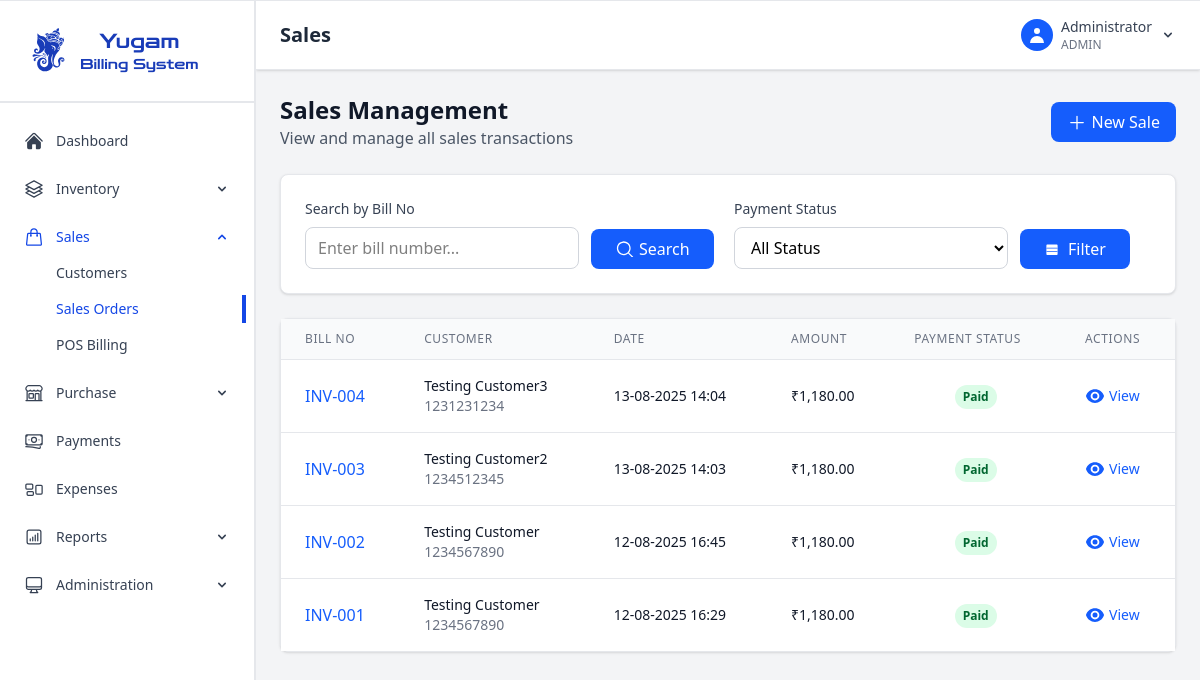
The page /sales (signed in) on the database as committed earlier.
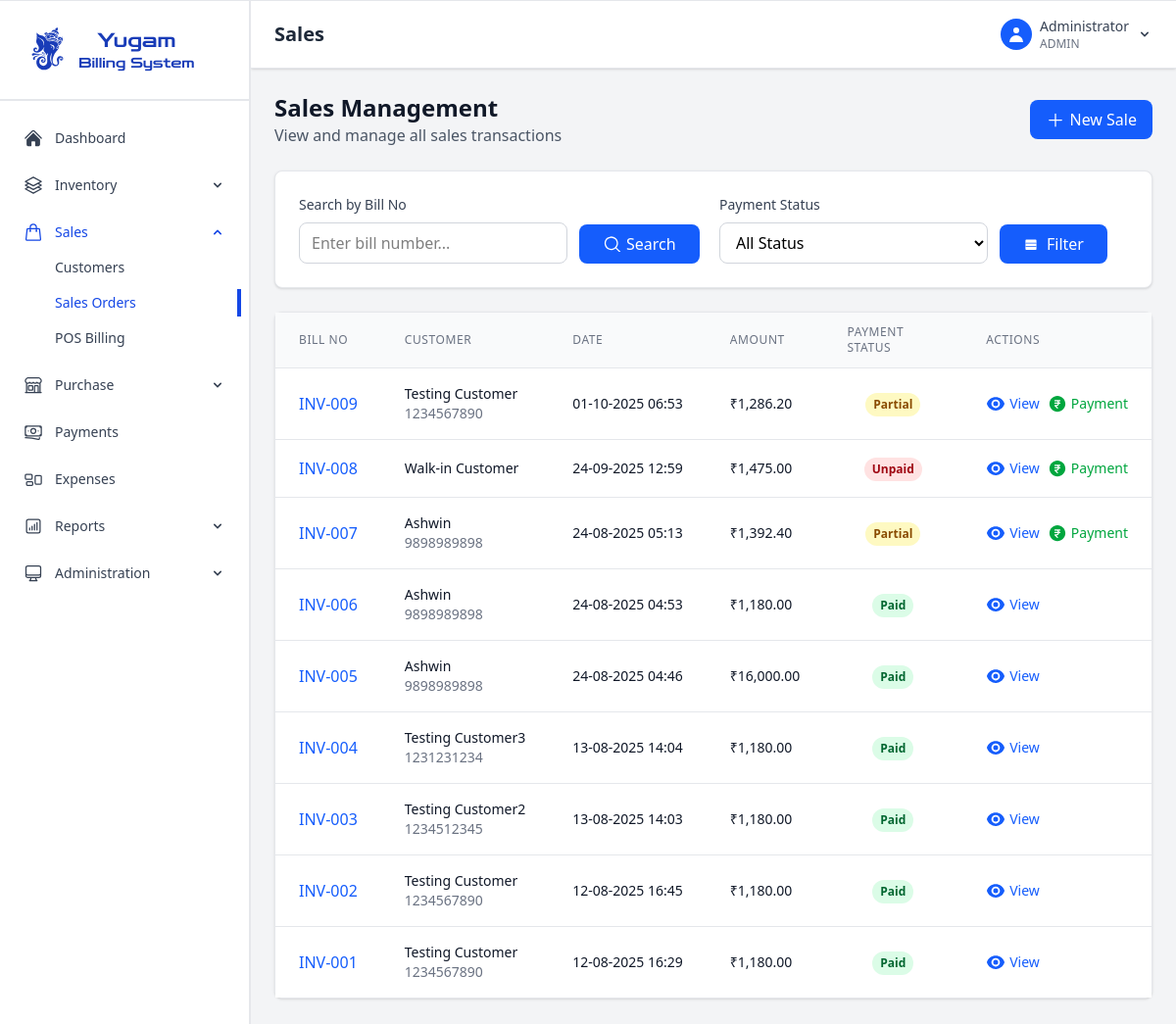
The same page on the database as committed later.
### app.py (models this page shows)
class Invoice(db.Model):
    id = db.Column(db.Integer, primary_key=True)
    bill_no = db.Column(db.String(20), unique=True, nullable=False)
    customer_id = db.Column(db.Integer, db.ForeignKey('customer.id'))
    total_amount = db.Column(db.Float, nullable=False)
    discount = db.Column(db.Float, default=0)
    cgst = db.Column(db.Float, default=0)
    sgst = db.Column(db.Float, default=0)
    igst = db.Column(db.Float, default=0)
    final_amount = db.Column(db.Float, nullable=False)
    payment_status = db.Column(db.String(20), default='unpaid')  # paid, partial, unpaid
    created_at = db.Column(db.DateTime, default=datetime.utcnow)
    customer = db.relationship('Customer', backref='invoices')

class Customer(db.Model):
    id = db.Column(db.Integer, primary_key=True)
    name = db.Column(db.String(100), nullable=False)
    mobile_number = db.Column(db.String(15), unique=True, nullable=False)
    email = db.Column(db.String(100))
    address = db.Column(db.Text)
    created_at = db.Column(db.DateTime, default=datetime.utcnow)

### app.py (the view)
@app.route('/sales')
@login_required
def sales():
    page = request.args.get('page', 1, type=int)
    search = request.args.get('search', '', type=str)
    status = request.args.get('status', '', type=str)
    query = Invoice.query.order_by(Invoice.created_at.desc())
    if search:
        query = query.filter(Invoice.bill_no.contains(search))
    if status:
        query = query.filter(Invoice.payment_status==status)
    sales = query.paginate(page=page, per_page=10, error_out=False)
    return render_template('sales.html', sales=sales, search=search,status=status)

### app.py (called while the page is built)
@login_manager.user_loader
def load_user(user_id):
    return User.query.get(int(user_id))

@app.context_processor
def inject_datetime():
    return {'datetime': datetime}

### templates/sales.html (shortened to what the changed rows need)
{% extends "base.html" %}
{% block page_title %}Sales{% endblock %}
{% block content %}
<div>
    <div class="mb-6">
        <div class="flex justify-between items-center">
            <div>
                <h1 class="text-2xl font-bold text-gray-900">Sales Management</h1>
            </div>
        </div>
    </div>
    <div class="bg-white rounded-lg shadow-sm border border-gray-200">
        <div class="overflow-x-auto">
            <table class="min-w-full divide-y divide-gray-200">
                <thead class="bg-gray-50">
                    <tr>
                        <th class="px-6 py-3 text-left text-xs font-medium text-gray-500 uppercase tracking-wider">Bill No</th>
                        <th class="px-6 py-3 text-left text-xs font-medium text-gray-500 uppercase tracking-wider">Customer</th>
                        <th class="px-6 py-3 text-left text-xs font-medium text-gray-500 uppercase tracking-wider">Date</th>
                        <th class="px-6 py-3 text-left text-xs font-medium text-gray-500 uppercase tracking-wider">Amount</th>
                        <th class="px-6 py-3 text-left text-xs font-medium text-gray-500 uppercase tracking-wider">Payment Status</th>
                        <th class="px-6 py-3 text-left text-xs font-medium text-gray-500 uppercase tracking-wider">Actions</th>
                    </tr>
                </thead>
                <tbody class="bg-white divide-y divide-gray-200">
                    {% for sale in sales.items %}
                    <tr class="hover:bg-gray-50">
                        <td class="px-6 py-4 whitespace-nowrap">
                            <button onclick="viewSaleDetails({{ sale.id }})"
                                    class="text-blue-600 hover:text-blue-800 font-medium">
                                {{ sale.bill_no }}
                            </button>
                        </td>
                        <td class="px-6 py-4 whitespace-nowrap">
                            <div class="text-sm font-medium text-gray-900">
                                {{ sale.customer.name if sale.customer else 'Walk-in Customer' }}
                            </div>
                            {% if sale.customer %}
                            <div class="text-sm text-gray-500">{{ sale.customer.mobile_number }}</div>
                            {% endif %}
                        </td>
                        <td class="px-6 py-4 whitespace-nowrap text-sm text-gray-900">
                            {{ sale.created_at.strftime('%d-%m-%Y %H:%M') }}
                        </td>
                        <td class="px-6 py-4 whitespace-nowrap text-sm font-medium text-gray-900">
                            ₹{{ "{:,.2f}".format(sale.final_amount) }}
                        </td>
                        <td class="px-6 py-4 whitespace-nowrap text-center">
                            {% if sale.payment_status == 'paid' %}
                                <span class="inline-flex px-2 py-1 text-xs font-semibold rounded-full bg-green-100 text-green-800">
                                    Paid
                                </span>
                            {% elif sale.payment_status == 'partial' %}
                                <span class="inline-flex px-2 py-1 text-xs font-semibold rounded-full bg-yellow-100 text-yellow-800">
                                    Partial
                                </span>
                            {% else %}
                                <span class="inline-flex px-2 py-1 text-xs font-semibold rounded-full bg-red-100 text-red-800">
                                    Unpaid
                                </span>
                            {% endif %}
                        </td>
                        <td class="px-6 py-4 whitespace-nowrap text-sm font-medium">
                            <div class="flex space-x-2">
                                <button onclick="viewSaleDetails({{ sale.id }})"
                                        class="text-blue-600 hover:text-blue-900 flex cursor-pointer">
                                           View
                                </button>
                                {% if sale.payment_status != 'paid' %}
                                <button onclick="addPayment({{ sale.id }})"
                                        class="text-green-600 hover:text-green-900 flex cursor-pointer">
                                        Payment
                                </button>
                                {% endif %}
                            </div>
                        </td>
                    </tr>
                    {% endfor %}
                </tbody>
            </table>
        </div>
    </div>
</div>
{% endblock %}

Rows that differ between the two databases and show on the page:
added Invoice: bill_no "INV-009", customer "Testing Customer", customer.mobile_number "1234567890", created_at "01-10-2025 06:53", final_amount "1,286.20", payment_status "Partial"
added Invoice: bill_no "INV-008", customer "Walk-in Customer", created_at "24-09-2025 12:59", final_amount "1,475.00", payment_status "Unpaid"
added Invoice: bill_no "INV-007", customer "Ashwin", customer.mobile_number "9898989898", created_at "24-08-2025 05:13", final_amount "1,392.40", payment_status "Partial"
added Invoice: bill_no "INV-006", customer "Ashwin", customer.mobile_number "9898989898", created_at "24-08-2025 04:53", final_amount "1,180.00", payment_status "Paid"
added Invoice: bill_no "INV-005", customer "Ashwin", customer.mobile_number "9898989898", created_at "24-08-2025 04:46", final_amount "16,000.00", payment_status "Paid"
